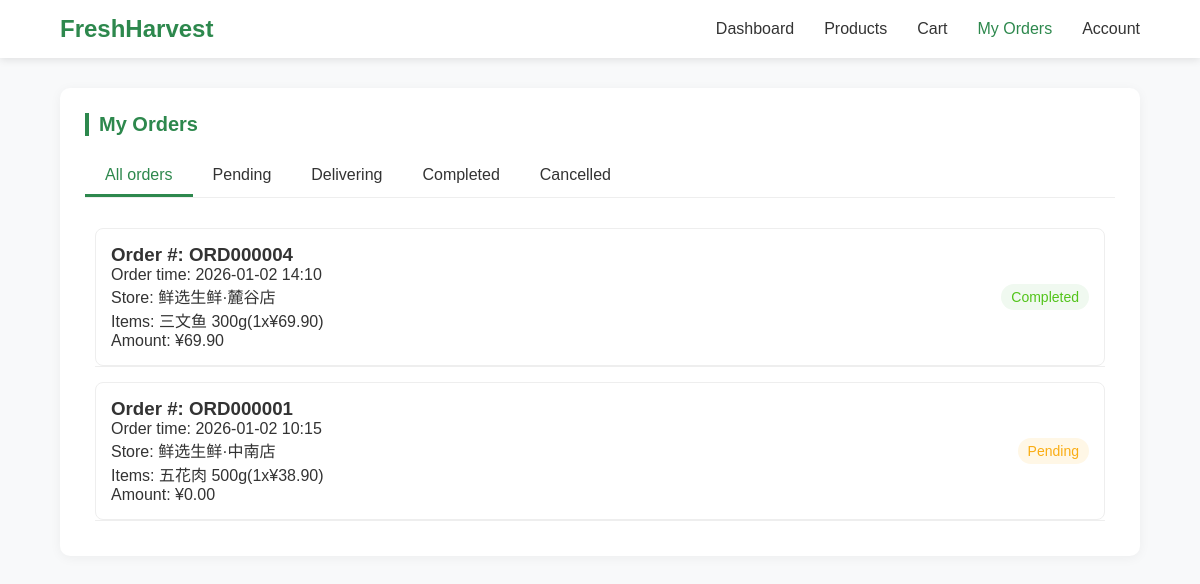
Page /customer/orders.php (signed in) on the earlier database version.
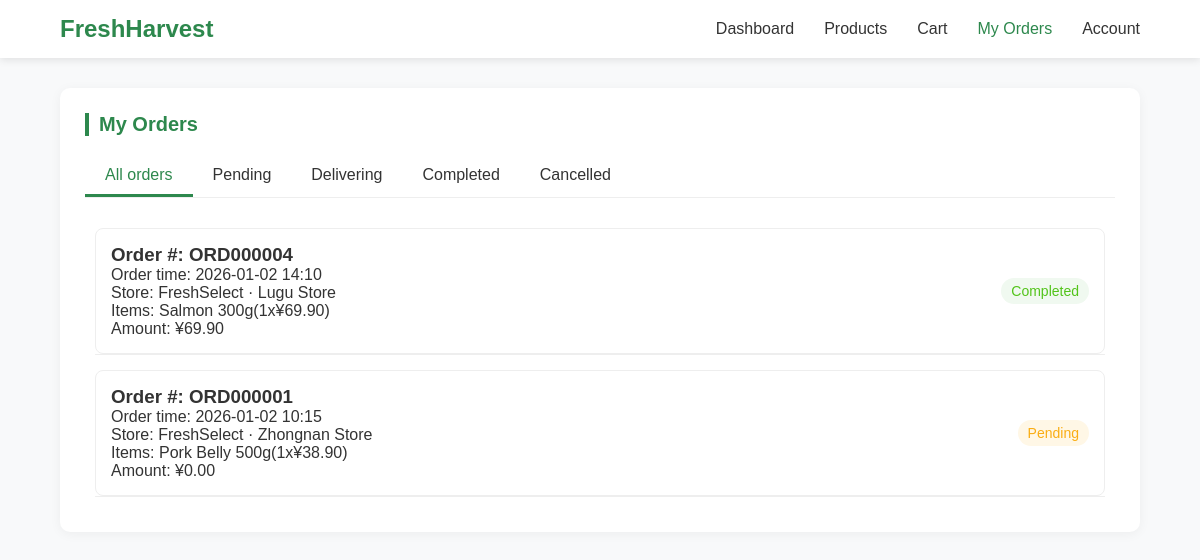
Same page on the later database version.
### tables this page shows
CREATE TABLE IF NOT EXISTS `CustomerOrder` (
  `order_ID` INT NOT NULL AUTO_INCREMENT,
  `customer_ID` INT NULL,
  `order_date` DATETIME NULL DEFAULT CURRENT_TIMESTAMP,
  `branch_ID` INT NOT NULL,
  `total_amount` DECIMAL(10,2) NOT NULL DEFAULT 0,
  `final_amount` DECIMAL(10,2) NOT NULL DEFAULT 0,
  `status` ENUM('Pending','Completed','Cancelled') DEFAULT 'Pending',
  `shipping_address` VARCHAR(255) NULL,
  `created_at` TIMESTAMP DEFAULT CURRENT_TIMESTAMP,
  PRIMARY KEY (`order_ID`),
  CONSTRAINT `fk_CustomerOrder_branch_id`
    FOREIGN KEY (`branch_ID`)
    REFERENCES `Branch` (`branch_ID`)
    ON DELETE NO ACTION
    ON UPDATE NO ACTION,
  CONSTRAINT `fk_CustomerOrder_customer_id`
    FOREIGN KEY (`customer_ID`)
    REFERENCES `Customer` (`customer_ID`)
    ON DELETE NO ACTION
    ON UPDATE NO ACTION);

### customer/inc/data.php (called while the page is built, shortened)
<?php
function getDBConnection() {
    $servername = "localhost";
    $username = "customer_user";
    $password = "YourPassword123!";
    $dbname = "mydb";
    $conn = new mysqli($servername, $username, $password, $dbname);
    $conn->set_charset("utf8mb4");
    return $conn;
}
function getOrderDetails($orderId) {
    $conn = getDBConnection();
    $orderQuery = "SELECT * FROM v_order_history WHERE order_ID = ?";
    $orderStmt = $conn->prepare($orderQuery);
    $orderStmt->bind_param("i", $orderId);
    $orderStmt->execute();
    $orderResult = $orderStmt->get_result();
    $order = $orderResult->fetch_assoc();
    $order['order_number'] = 'ORD' . str_pad($order['order_ID'], 6, '0', STR_PAD_LEFT);
    $itemsQuery = "SELECT
                    oi.item_ID,
                    p.product_name,
                    p.sku,
                    oi.unit_price,
                    oi.quantity,
                    (oi.unit_price * oi.quantity) AS total
                   FROM OrderItem oi
                   JOIN products p ON oi.product_ID = p.product_ID
                   WHERE oi.order_ID = ?";
    $itemsStmt = $conn->prepare($itemsQuery);
    $itemsStmt->bind_param("i", $orderId);
    $itemsStmt->execute();
    $itemsResult = $itemsStmt->get_result();
    $order['items'] = [];
    while ($item = $itemsResult->fetch_assoc()) {
        $order['items'][] = $item;
    }
    return $order;
}
function getCustomerOrders($customerId, $status = NULL) {
    $conn = getDBConnection();
    $sql = "SELECT * FROM v_order_history WHERE customer_ID = ?";
    $params = [$customerId];
    $types = "i";
    $sql .= " ORDER BY order_date DESC";
    $stmt = $conn->prepare($sql);
    if (count($params) > 1) {
        $stmt->bind_param($types, ...$params);
    } else {
        $stmt->bind_param($types, $params[0]);
    }
    $stmt->execute();
    $result = $stmt->get_result();
    $orders = [];
    while ($row = $result->fetch_assoc()) {
        $orders[] = [
            'id' => $row['order_ID'],
            'order_number' => 'ORD' . str_pad($row['order_ID'], 6, '0', STR_PAD_LEFT),
            'order_date' => date('Y-m-d H:i', strtotime($row['order_date'])),
            'status' => $row['order_status'],
            'total_amount' => $row['final_amount'],
            'product_details' => $row['product_details'],
            'store_name' => $row['store_name'],
            'shipping_address' => $row['shipping_address'] ?? 'N/A'
        ];
    }
    return $orders;
}
?>

### customer/orders.php (the view, shortened to what the changed rows need)
<?php include 'header.php'; ?>
<?php
require_once __DIR__ . '/inc/data.php';
$customerId = $_SESSION['customer_id'];
$currentStatus = $_GET['status'] ?? 'all';
$orders = getCustomerOrders($customerId, $currentStatus === 'all' ? null : $currentStatus);
$statusMap = [
    'Pending' => 'Pending',
    'Delivering' => 'Delivering',
    'Completed' => 'Completed',
    'Cancelled' => 'Cancelled',
    '已完成' => 'Completed',
    '处理中' => 'Processing',
    '已取消' => 'Cancelled',
    '待处理' => 'Pending',
    '已下单' => 'Ordered',
    '已收货' => 'Received'
];
?>
<main class="order-page">
    <section class="product-section">
        <h2 class="section-title">My Orders</h2>
        <div class="tab-content">
            <div class="order-list">
                <?php if (!empty($orders)): ?>
                    <?php foreach ($orders as $order): ?>
                        <?php
                        $statusLabel = $statusMap[$order['status']] ?? $order['status'];
                        $statusKey = strtolower(str_replace(' ', '-', $statusLabel));
                        ?>
                        <div class="order-item"
                             data-order="<?= $order['id'] ?>"
                             data-status="<?= $statusLabel ?>">
                            <div class="order-details">
                                <h3>Order #: <?= $order['order_number'] ?></h3>
                                <p>Order time: <?= $order['order_date'] ?></p>
                                <p>Store: <?= $order['store_name'] ?></p>
                                <p>Items: <?= $order['product_details'] ?></p>
                                <p>Amount: ¥<?= number_format($order['total_amount'], 2) ?></p>
                            </div>
                            <span class="order-status status-<?= $statusKey ?>">
                                <?= $statusLabel ?>
                            </span>
                        </div>
                        <div class="order-detail-content" id="detail-<?= $order['id'] ?>">
                            <?php
                            $orderDetails = getOrderDetails($order['id']);
                            foreach ($orderDetails['items'] as $item):
                            ?>
                            <div class="detail-item">
                            </div>
                            <?php endforeach; ?>
                        </div>
                    <?php endforeach; ?>
                <?php endif; ?>
            </div>
        </div>
    </section>
</main>
</main>
</body>
</html>

Differences in the rows shown:
changed customerorder (number 1 of 2 on the later page): store_name "鲜选生鲜·麓谷店" → "FreshSelect · Lugu Store"; product_details "三文鱼 300g(1x¥69.90)" → "Salmon 300g(1x¥69.90)"
changed customerorder (number 2 of 2 on the later page): store_name "鲜选生鲜·中南店" → "FreshSelect · Zhongnan Store"; product_details "五花肉 500g(1x¥38.90)" → "Pork Belly 500g(1x¥38.90)"
